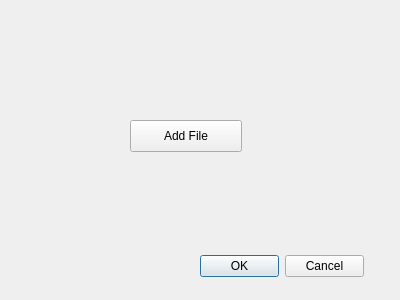
<?xml version="1.0" encoding="UTF-8"?>
<ui version="4.0">
 <class>addcampuses</class>
 <widget class="QDialog" name="addcampuses">
  <property name="geometry">
   <rect>
    <x>0</x>
    <y>0</y>
    <width>400</width>
    <height>300</height>
   </rect>
  </property>
  <property name="windowTitle">
   <string>Dialog</string>
  </property>
  <widget class="QDialogButtonBox" name="AddCampus">
   <property name="geometry">
    <rect>
     <x>200</x>
     <y>250</y>
     <width>164</width>
     <height>32</height>
    </rect>
   </property>
   <property name="standardButtons">
    <set>QDialogButtonBox::Cancel|QDialogButtonBox::Ok</set>
   </property>
  </widget>
  <widget class="QPushButton" name="addFile">
   <property name="geometry">
    <rect>
     <x>130</x>
     <y>120</y>
     <width>112</width>
     <height>32</height>
    </rect>
   </property>
   <property name="text">
    <string>Add File</string>
   </property>
  </widget>
 </widget>
 <resources/>
 <connections/>
</ui>
